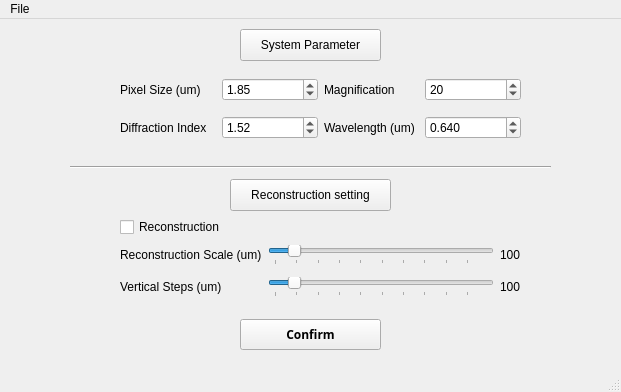
<?xml version="1.0" encoding="UTF-8"?>
<ui version="4.0">
 <class>main</class>
 <widget class="QMainWindow" name="main">
  <property name="geometry">
   <rect>
    <x>0</x>
    <y>0</y>
    <width>621</width>
    <height>392</height>
   </rect>
  </property>
  <property name="windowTitle">
   <string>DHM Processor</string>
  </property>
  <widget class="QWidget" name="centralwidget">
   <widget class="QPushButton" name="SystemConfig">
    <property name="geometry">
     <rect>
      <x>240</x>
      <y>10</y>
      <width>141</width>
      <height>32</height>
     </rect>
    </property>
    <property name="text">
     <string>System Parameter</string>
    </property>
   </widget>
   <widget class="Line" name="line">
    <property name="geometry">
     <rect>
      <x>70</x>
      <y>140</y>
      <width>481</width>
      <height>16</height>
     </rect>
    </property>
    <property name="orientation">
     <enum>Qt::Horizontal</enum>
    </property>
   </widget>
   <widget class="QWidget" name="layoutWidget">
    <property name="geometry">
     <rect>
      <x>120</x>
      <y>50</y>
      <width>401</width>
      <height>81</height>
     </rect>
    </property>
    <layout class="QGridLayout" name="gridLayout">
     <item row="1" column="2">
      <widget class="QLabel" name="label_5">
       <property name="text">
        <string>Wavelength (um)</string>
       </property>
      </widget>
     </item>
     <item row="1" column="0">
      <widget class="QLabel" name="label_3">
       <property name="text">
        <string>Diffraction Index</string>
       </property>
      </widget>
     </item>
     <item row="0" column="1">
      <widget class="QDoubleSpinBox" name="pixel_size">
       <property name="minimum">
        <double>0.100000000000000</double>
       </property>
       <property name="maximum">
        <double>20.000000000000000</double>
       </property>
       <property name="singleStep">
        <double>0.010000000000000</double>
       </property>
       <property name="value">
        <double>1.850000000000000</double>
       </property>
      </widget>
     </item>
     <item row="0" column="3">
      <widget class="QSpinBox" name="magnification">
       <property name="minimum">
        <number>1</number>
       </property>
       <property name="maximum">
        <number>150</number>
       </property>
       <property name="value">
        <number>20</number>
       </property>
      </widget>
     </item>
     <item row="1" column="3">
      <widget class="QDoubleSpinBox" name="wave_length">
       <property name="decimals">
        <number>3</number>
       </property>
       <property name="minimum">
        <double>0.350000000000000</double>
       </property>
       <property name="maximum">
        <double>1.000000000000000</double>
       </property>
       <property name="singleStep">
        <double>0.005000000000000</double>
       </property>
       <property name="value">
        <double>0.640000000000000</double>
       </property>
      </widget>
     </item>
     <item row="0" column="2">
      <widget class="QLabel" name="label_6">
       <property name="text">
        <string>Magnification</string>
       </property>
      </widget>
     </item>
     <item row="0" column="0">
      <widget class="QLabel" name="label_4">
       <property name="text">
        <string>Pixel Size (um)</string>
       </property>
      </widget>
     </item>
     <item row="1" column="1">
      <widget class="QDoubleSpinBox" name="diffraction_index">
       <property name="maximum">
        <double>10.000000000000000</double>
       </property>
       <property name="singleStep">
        <double>0.010000000000000</double>
       </property>
       <property name="value">
        <double>1.520000000000000</double>
       </property>
      </widget>
     </item>
    </layout>
   </widget>
   <widget class="QWidget" name="layoutWidget">
    <property name="geometry">
     <rect>
      <x>120</x>
      <y>220</y>
      <width>401</width>
      <height>64</height>
     </rect>
    </property>
    <layout class="QGridLayout" name="gridLayout_2">
     <item row="1" column="1">
      <widget class="QSlider" name="v_step_slide">
       <property name="minimum">
        <number>10</number>
       </property>
       <property name="maximum">
        <number>1000</number>
       </property>
       <property name="singleStep">
        <number>10</number>
       </property>
       <property name="pageStep">
        <number>100</number>
       </property>
       <property name="value">
        <number>100</number>
       </property>
       <property name="orientation">
        <enum>Qt::Horizontal</enum>
       </property>
       <property name="invertedAppearance">
        <bool>false</bool>
       </property>
       <property name="invertedControls">
        <bool>false</bool>
       </property>
       <property name="tickPosition">
        <enum>QSlider::TicksBelow</enum>
       </property>
      </widget>
     </item>
     <item row="1" column="0">
      <widget class="QLabel" name="label_2">
       <property name="text">
        <string>Vertical Steps (um)</string>
       </property>
      </widget>
     </item>
     <item row="1" column="2">
      <widget class="QLabel" name="step_num">
       <property name="text">
        <string>100</string>
       </property>
      </widget>
     </item>
     <item row="0" column="2">
      <widget class="QLabel" name="scale_num">
       <property name="text">
        <string>100</string>
       </property>
      </widget>
     </item>
     <item row="0" column="0">
      <widget class="QLabel" name="label">
       <property name="text">
        <string>Reconstruction Scale (um)</string>
       </property>
      </widget>
     </item>
     <item row="0" column="1">
      <widget class="QSlider" name="rec_scale_slide">
       <property name="minimum">
        <number>10</number>
       </property>
       <property name="maximum">
        <number>1000</number>
       </property>
       <property name="singleStep">
        <number>10</number>
       </property>
       <property name="pageStep">
        <number>100</number>
       </property>
       <property name="value">
        <number>100</number>
       </property>
       <property name="orientation">
        <enum>Qt::Horizontal</enum>
       </property>
       <property name="invertedAppearance">
        <bool>false</bool>
       </property>
       <property name="invertedControls">
        <bool>false</bool>
       </property>
       <property name="tickPosition">
        <enum>QSlider::TicksBelow</enum>
       </property>
      </widget>
     </item>
    </layout>
   </widget>
   <widget class="QCheckBox" name="checkBox">
    <property name="geometry">
     <rect>
      <x>120</x>
      <y>200</y>
      <width>111</width>
      <height>16</height>
     </rect>
    </property>
    <property name="text">
     <string>Reconstruction</string>
    </property>
   </widget>
   <widget class="QPushButton" name="SystemConfig_2">
    <property name="geometry">
     <rect>
      <x>230</x>
      <y>160</y>
      <width>161</width>
      <height>32</height>
     </rect>
    </property>
    <property name="text">
     <string>Reconstruction setting</string>
    </property>
   </widget>
   <widget class="QPushButton" name="pushButton">
    <property name="geometry">
     <rect>
      <x>240</x>
      <y>300</y>
      <width>141</width>
      <height>31</height>
     </rect>
    </property>
    <property name="font">
     <font>
      <family>Arial Black</family>
      <weight>75</weight>
      <bold>true</bold>
     </font>
    </property>
    <property name="text">
     <string>Confirm</string>
    </property>
   </widget>
  </widget>
  <widget class="QMenuBar" name="menubar">
   <property name="geometry">
    <rect>
     <x>0</x>
     <y>0</y>
     <width>621</width>
     <height>22</height>
    </rect>
   </property>
   <widget class="QMenu" name="menuFile">
    <property name="title">
     <string>File</string>
    </property>
    <addaction name="actionOpen"/>
   </widget>
   <addaction name="menuFile"/>
  </widget>
  <widget class="QStatusBar" name="statusbar"/>
  <action name="actionOpen">
   <property name="text">
    <string>Open</string>
   </property>
  </action>
 </widget>
 <resources/>
 <connections/>
</ui>
